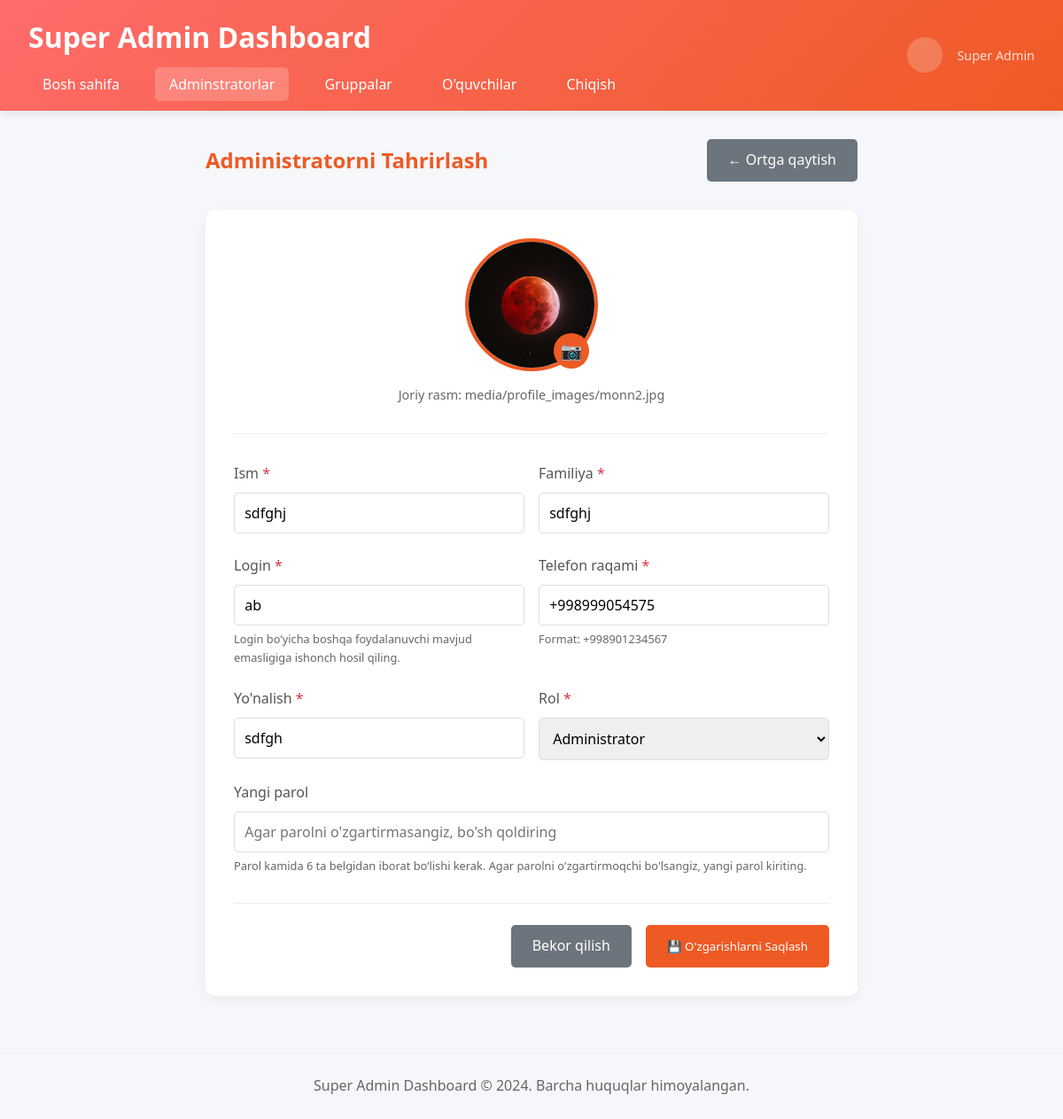
The page /super-admin/super-admin/adminstratorlar/2/edit/ (signed in) on the database its author committed.
### admistrators/models.py (models this page shows, shortened)
class Admin_users(models.Model):
    profile_img = models.FileField(upload_to='media/profile_images',default="profile.png")
    username = models.CharField(max_length=100, unique=True)
    password = models.CharField(max_length=100)
    first_name = models.CharField(max_length=100)
    last_name = models.CharField(max_length=100)
    direction = models.CharField(max_length=100)
    phone_number = models.CharField(max_length=30)
    role = models.CharField(max_length=50,default="adminstrator")
    created_at = models.DateTimeField(default=timezone.now)

### admin_users/views.py (the view, shortened to what this page needs)
# urls.py: path('super-admin/adminstratorlar/<int:admin_id>/edit/', views.administrator_edit, name='administrator_edit'),
@login_required
def administrator_edit(request, admin_id):
    administrator = get_object_or_404(Admin_users, id=admin_id)
    context = {
        'admin': administrator,
        'role_choices': ROLE_CHOICES,
        'current_role': administrator.role,
    }
    return render(request, 'super_admin/adminstrator_edit.html', context)

### templates/super_admin/adminstrator_edit.html (shortened to what this page needs)
{% load static %}
<!DOCTYPE html>
<html lang="uz">
<head>
</head>
<body>
    <header>
        <div class="header-content">
            <div>
                <h1>Super Admin Dashboard</h1>
                <nav>
                    <ul>
                        <li><a href="{% url 'super_admin_dashboard' %}">Bosh sahifa</a></li>
                        <li><a href="{% url 'adminstratorlar' %}" class="active">Adminstratorlar</a></li>
                        <li><a href="{% url 'gruppalar' %}">Gruppalar</a></li>
                        <li><a href="{% url 'oquvchilar' %}">O'quvchilar</a></li>
                        <li><a href="{% url 'logout' %}">Chiqish</a></li>
                    </ul>
                </nav>
            </div>
            <div class="user-info">
                <div class="user-avatar">
                </div>
                <div>
                    <div style="font-size: 0.9rem; opacity: 0.8;">Super Admin</div>
                </div>
            </div>
        </div>
    </header>
    <main>
        <div class="page-header">
            <h2 class="page-title">Administratorni Tahrirlash</h2>
            <a href="{% url 'administrator_detail' admin.id %}" class="btn-secondary btn">
                ← Ortga qaytish
            </a>
        </div>
        <div class="form-container">
            <form method="POST" enctype="multipart/form-data">
                <div class="profile-image-section">
                    <div class="profile-image-container">
                        <img src="{{ admin.profile_img.url }}" alt="Profile Image" class="profile-image" id="profile-image-preview">
                        <label for="profile_img" class="image-upload-btn" title="Rasmni yangilash">
                            📷
                        </label>
                    </div>
                    <div class="current-image-info">
                        Joriy rasm: {{ admin.profile_img.name }}
                    </div>
                </div>
                <div class="form-row">
                    <div class="form-group">
                        <label for="first_name" class="required">Ism</label>
                        <input type="text" id="first_name" name="first_name" class="form-control" required
                               value="{{ admin.first_name }}" placeholder="Ismni kiriting">
                    </div>
                    <div class="form-group">
                        <label for="last_name" class="required">Familiya</label>
                        <input type="text" id="last_name" name="last_name" class="form-control" required
                               value="{{ admin.last_name }}" placeholder="Familiyani kiriting">
                    </div>
                </div>
                <div class="form-row">
                    <div class="form-group">
                        <label for="username" class="required">Login</label>
                        <input type="text" id="username" name="username" class="form-control" required
                               value="{{ admin.username }}" placeholder="Loginni kiriting">
                        <div class="form-help">Login boʻyicha boshqa foydalanuvchi mavjud emasligiga ishonch hosil qiling.</div>
                    </div>
                    <div class="form-group">
                        <label for="phone_number" class="required">Telefon raqami</label>
                        <input type="tel" id="phone_number" name="phone_number" class="form-control" required
                               value="{{ admin.phone_number }}" placeholder="+998901234567">
                        <div class="form-help">Format: +998901234567</div>
                    </div>
                </div>
                <div class="form-row">
                    <div class="form-group">
                        <label for="direction" class="required">Yo'nalish</label>
                        <input type="text" id="direction" name="direction" class="form-control" required
                               value="{{ admin.direction }}" placeholder="Yo'nalishni kiriting">
                    </div>
                    <div class="form-group">
                        <label for="role" class="required">Rol</label>
                        <select id="role" name="role" class="form-control" required>
                            {% for value, display in role_choices %}
                                <option value="{{ value }}" {% if admin.role == value %}selected{% endif %}>
                                    {{ display }}
                                </option>
                            {% endfor %}
                        </select>
                    </div>
                </div>
                <div class="form-group">
                    <label for="password">Yangi parol</label>
                    <input type="password" id="password" name="password" class="form-control"
                           minlength="6" placeholder="Agar parolni o'zgartirmasangiz, bo'sh qoldiring">
                    <div class="form-help">Parol kamida 6 ta belgidan iborat boʻlishi kerak. Agar parolni o'zgartirmoqchi bo'lsangiz, yangi parol kiriting.</div>
                </div>
                <div class="form-actions">
                    <a href="{% url 'administrator_detail' admin.id %}" class="btn-secondary btn">
                        Bekor qilish
                    </a>
                    <button type="submit" class="btn" onclick="return validateForm()">
                        💾 O'zgarishlarni Saqlash
                    </button>
                </div>
            </form>
        </div>
    </main>
    <footer>
        <p>Super Admin Dashboard &copy; 2024. Barcha huquqlar himoyalangan.</p>
    </footer>
</body>
</html>

### templates/super_admin/adminstrator_edit.html (style rules this page uses)
* { margin: 0; padding: 0; box-sizing: border-box; font-family: 'Segoe UI', Tahoma, Geneva, Verdana, sans-serif; }
body { background-color: #f5f7fa; color: #333; line-height: 1.6; }
header { background: linear-gradient(135deg, #ff6b6b 0%, #ee5a24 100%); color: white; padding: 1rem 2rem; box-shadow: 0 2px 10px rgba(0,0,0,0.1); }
.header-content { display: flex; justify-content: space-between; align-items: center; }
.user-info { display: flex; align-items: center; gap: 1rem; }
.user-avatar { width: 40px; height: 40px; background: rgba(255,255,255,0.2); border-radius: 50%; display: flex; align-items: center; justify-content: center; font-weight: bold; }
nav ul { display: flex; list-style: none; gap: 1.5rem; margin-top: 1rem; }
nav a { color: white; text-decoration: none; padding: 0.5rem 1rem; border-radius: 5px; transition: background-color 0.3s; }
nav a:hover, nav a.active { background-color: rgba(255,255,255,0.2); }
main { padding: 2rem; max-width: 800px; margin: 0 auto; }
.page-header { display: flex; justify-content: space-between; align-items: center; margin-bottom: 2rem; }
.page-title { color: #ee5a24; }
.btn { padding: 0.7rem 1.5rem; background: #ee5a24; color: white; text-decoration: none; border-radius: 5px; border: none; cursor: pointer; transition: background 0.3s; display: inline-flex; align-items: center; gap: 0.5rem; }
.btn-secondary { background: #6c757d; }
.form-container { background: white; border-radius: 10px; padding: 2rem; box-shadow: 0 4px 15px rgba(0,0,0,0.05); }
.profile-image-section { text-align: center; margin-bottom: 2rem; padding-bottom: 2rem; border-bottom: 1px solid #eee; }
.profile-image-container { position: relative; display: inline-block; }
.profile-image { width: 150px; height: 150px; border-radius: 50%; object-fit: cover; border: 4px solid #ee5a24; }
.image-upload-btn { position: absolute; bottom: 10px; right: 10px; background: #ee5a24; color: white; border: none; border-radius: 50%; width: 40px; height: 40px; cursor: pointer; display: flex; align-items: center; justify-content: center; font-size: 1.2rem; }
.form-group { margin-bottom: 1.5rem; }
.form-group label { display: block; margin-bottom: 0.5rem; font-weight: 500; color: #555; }
.form-control { width: 100%; padding: 0.7rem; border: 1px solid #ddd; border-radius: 5px; font-size: 1rem; transition: border-color 0.3s; }
.form-row { display: grid; grid-template-columns: 1fr 1fr; gap: 1rem; }
.form-actions { display: flex; gap: 1rem; justify-content: flex-end; margin-top: 2rem; padding-top: 1.5rem; border-top: 1px solid #eee; }
.required::after { content: " *"; color: #dc3545; }
.form-help { font-size: 0.8rem; color: #666; margin-top: 0.3rem; }
.current-image-info { margin-top: 0.5rem; font-size: 0.9rem; color: #666; }
footer { text-align: center; padding: 1.5rem; color: #666; border-top: 1px solid #eee; margin-top: 2rem; }

### rows shown on the page
Admin_users: profile_img (picture), profile_img.name "media/profile_images/monn2.jpg", first_name "sdfghj", last_name "sdfghj", username "ab", phone_number "+998999054575", direction "sdfgh", role "Administrator"
